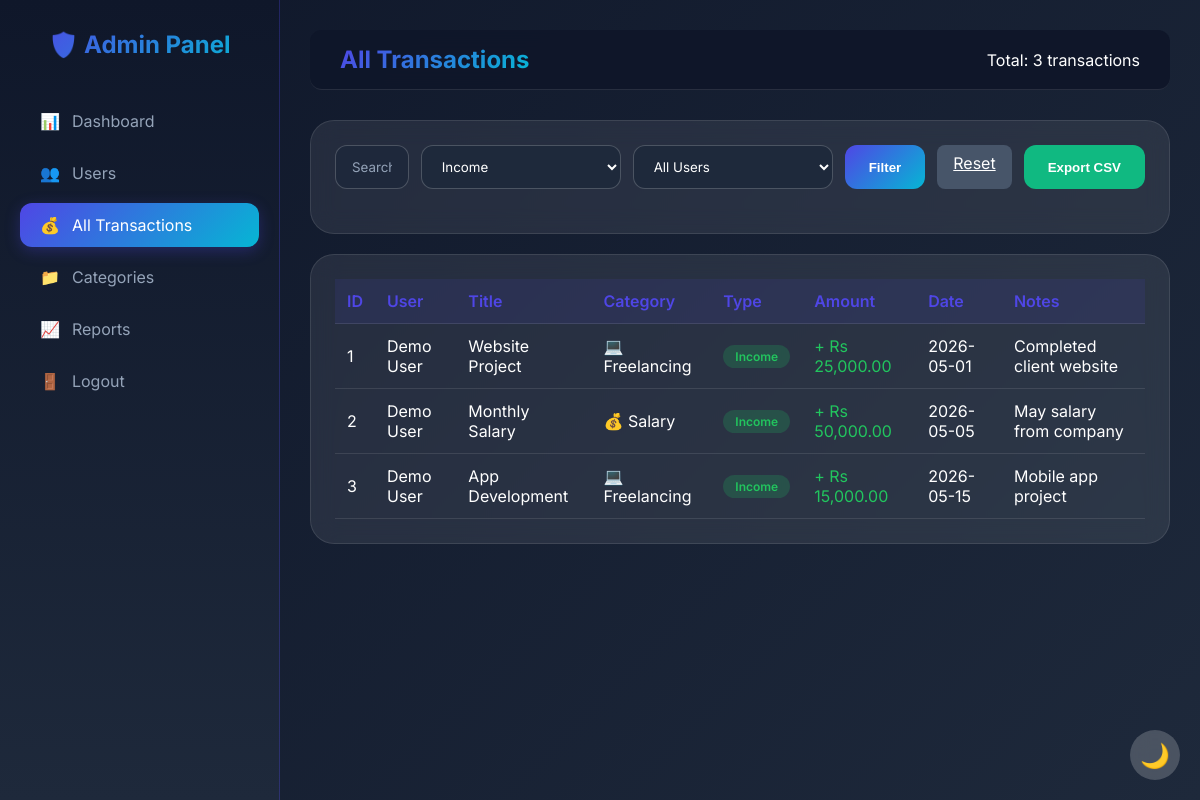
The app's page /admin/transactions.php?type=income (signed in) with its own data.
### tables this page shows
CREATE TABLE transactions (
    id INT PRIMARY KEY AUTO_INCREMENT,
    user_id INT NOT NULL,
    category_id INT NOT NULL,
    title VARCHAR(100) NOT NULL,
    amount DECIMAL(12,2) NOT NULL,
    type ENUM('income', 'expense') NOT NULL,
    notes TEXT,
    transaction_date DATE NOT NULL,
    is_recurring BOOLEAN DEFAULT FALSE,
    recurring_period VARCHAR(20),
    created_at TIMESTAMP DEFAULT CURRENT_TIMESTAMP,
    FOREIGN KEY (user_id) REFERENCES users(id) ON DELETE CASCADE,
    FOREIGN KEY (category_id) REFERENCES categories(id) ON DELETE CASCADE
);

CREATE TABLE users (
    id INT PRIMARY KEY AUTO_INCREMENT,
    fullname VARCHAR(100) NOT NULL,
    email VARCHAR(100) UNIQUE NOT NULL,
    password VARCHAR(255) NOT NULL,
    profile_image VARCHAR(255) DEFAULT 'default.png',
    currency VARCHAR(5) DEFAULT 'Rs',
    is_admin TINYINT DEFAULT 0,
    status ENUM('active', 'suspended') DEFAULT 'active',
    last_login DATETIME NULL,
    created_at TIMESTAMP DEFAULT CURRENT_TIMESTAMP
);

CREATE TABLE categories (
    id INT PRIMARY KEY AUTO_INCREMENT,
    user_id INT NULL,
    name VARCHAR(50) NOT NULL,
    icon VARCHAR(50) DEFAULT '📁',
    color VARCHAR(7) DEFAULT '#4f46e5',
    type ENUM('income', 'expense') DEFAULT 'expense',
    FOREIGN KEY (user_id) REFERENCES users(id) ON DELETE CASCADE
);

### admin/transactions.php (the view, shortened to what this page needs)
<?php
require_once __DIR__ . '/../db/config.php';
$type_filter = $_GET['type'] ?? '';
$search = $_GET['search'] ?? '';
$page = isset($_GET['page']) ? intval($_GET['page']) : 1;
$limit = 20;
$offset = ($page - 1) * $limit;
$where = "1=1";
if ($type_filter) {
    $where .= " AND t.type = '$type_filter'";
}
$total_result = mysqli_query($conn, "SELECT COUNT(*) as total FROM transactions t JOIN users u ON t.user_id = u.id WHERE $where");
$total_transactions = mysqli_fetch_assoc($total_result)['total'];
$transactions_query = "SELECT t.*, u.fullname as user_name, c.name as category_name, c.icon
    FROM transactions t
    JOIN users u ON t.user_id = u.id
    JOIN categories c ON t.category_id = c.id
    WHERE $where
    ORDER BY t.created_at DESC
    LIMIT $offset, $limit";
$transactions = mysqli_query($conn, $transactions_query);
?>
<!DOCTYPE html>
<html lang="en">
<head>
    <link rel="stylesheet" href="../css/style.css">
    <link rel="stylesheet" href="../css/admin.css">
</head>
<body>
    <div class="sidebar admin-sidebar">
        <div class="logo">🛡️ Admin Panel</div>
        <nav>
            <a href="index.php" class="nav-item"><span>📊</span> Dashboard</a>
            <a href="users.php" class="nav-item"><span>👥</span> Users</a>
            <a href="transactions.php" class="nav-item active"><span>💰</span> All Transactions</a>
            <a href="categories.php" class="nav-item"><span>📁</span> Categories</a>
            <a href="reports.php" class="nav-item"><span>📈</span> Reports</a>
            <a href="logout.php" class="nav-item"><span>🚪</span> Logout</a>
        </nav>
    </div>
    <div class="main-content">
        <div class="admin-header">
            <h1>All Transactions</h1>
            <div>Total: <?php echo $total_transactions; ?> transactions</div>
        </div>
        <div class="glass-card" style="margin: 20px 0;">
            <form method="GET" class="filter-bar">
                <input type="text" name="search" placeholder="Search by title or user..." value="<?php echo htmlspecialchars($search); ?>" style="flex: 1;">
                <select name="type">
                    <option value="income" <?php echo $type_filter == 'income' ? 'selected' : ''; ?>>Income</option>
                </select>
                <select name="user">
                    <option value="">All Users</option>
                </select>
                <button type="submit" class="btn-primary">Filter</button>
                <a href="transactions.php" class="btn-secondary">Reset</a>
                <button type="button" class="btn-primary" onclick="exportAdminReport('transactions')" style="background: #10b981;">Export CSV</button>
            </form>
        </div>
        <div class="glass-card">
            <div class="table-container">
                <table class="admin-table">
                    <thead>
                        <tr>
                            <th>ID</th>
                            <th>User</th>
                            <th>Title</th>
                            <th>Category</th>
                            <th>Type</th>
                            <th>Amount</th>
                            <th>Date</th>
                            <th>Notes</th>
                        </tr>
                    </thead>
                    <tbody>
                        <?php while ($trans = mysqli_fetch_assoc($transactions)): ?>
                        <tr>
                            <td><?php echo $trans['id']; ?></td>
                            <td><?php echo htmlspecialchars($trans['user_name']); ?></td>
                            <td><?php echo htmlspecialchars($trans['title']); ?></td>
                            <td><?php echo $trans['icon'] . ' ' . htmlspecialchars($trans['category_name']); ?></td>
                            <td>
                                <span class="badge <?php echo $trans['type'] == 'income' ? 'badge-success' : 'badge-danger'; ?>">
                                    <?php echo ucfirst($trans['type']); ?>
                                </span>
                            </td>
                            <td class="<?php echo $trans['type'] == 'income' ? 'text-success' : 'text-danger'; ?>">
                                <?php echo $trans['type'] == 'income' ? '+' : '-'; ?> Rs <?php echo number_format($trans['amount'], 2); ?>
                            </td>
                            <td><?php echo $trans['transaction_date']; ?></td>
                            <td><?php echo htmlspecialchars(substr($trans['notes'] ?? '', 0, 50)); ?></td>
                        </tr>
                        <?php endwhile; ?>
                    </tbody>
                </table>
            </div>
        </div>
    </div>
    <div class="dark-mode-toggle" id="darkModeToggle">🌙</div>
</body>
</html>

### css/style.css (style rules this page uses)
* { margin: 0; padding: 0; box-sizing: border-box; }
body { font-family: 'Inter', sans-serif; background: linear-gradient(135deg, #0f172a 0%, #1e293b 100%); color: #fff; min-height: 100vh; }
.glass-card { background: rgba(255, 255, 255, 0.08); backdrop-filter: blur(12px); border-radius: 24px; border: 1px solid rgba(255, 255, 255, 0.1); padding: 24px; transition: all 0.3s ease; }
.sidebar { position: fixed; left: 0; top: 0; width: 280px; height: 100%; background: rgba(15, 23, 42, 0.95); backdrop-filter: blur(10px); border-right: 1px solid rgba(255, 255, 255, 0.1); padding: 30px 20px; transition: all 0.3s ease; z-index: 1000; }
.logo { font-size: 24px; font-weight: 700; background: linear-gradient(135deg, #4f46e5, #06b6d4); -webkit-background-clip: text; -webkit-text-fill-color: transparent; margin-bottom: 40px; text-align: center; }
.nav-item { display: flex; align-items: center; padding: 12px 20px; margin: 8px 0; border-radius: 12px; color: #94a3b8; text-decoration: none; transition: all 0.3s ease; gap: 12px; }
.nav-item.active { background: linear-gradient(135deg, #4f46e5, #06b6d4); color: #fff; box-shadow: 0 4px 15px rgba(79, 70, 229, 0.3); }
.main-content { margin-left: 280px; padding: 30px; }
.btn-primary { background: linear-gradient(135deg, #4f46e5, #06b6d4); border: none; padding: 12px 24px; border-radius: 12px; color: white; font-weight: 600; cursor: pointer; transition: all 0.3s ease; }
.btn-secondary { background: #475569; border: none; padding: 8px 16px; border-radius: 8px; color: white; cursor: pointer; }
input, select, textarea { background: rgba(255, 255, 255, 0.1); border: 1px solid rgba(255, 255, 255, 0.2); padding: 12px 16px; border-radius: 12px; color: white; width: 100%; transition: all 0.3s ease; font-family: inherit; }
.table-container { overflow-x: auto; }
table { width: 100%; border-collapse: collapse; }
th, td { padding: 12px; text-align: left; border-bottom: 1px solid rgba(255, 255, 255, 0.1); }
th { color: #4f46e5; font-weight: 600; }
.badge { padding: 4px 12px; border-radius: 20px; font-size: 12px; font-weight: 600; display: inline-block; }
.badge-success { background: rgba(34, 197, 94, 0.2); color: #22c55e; }
.dark-mode-toggle { position: fixed; bottom: 20px; right: 20px; background: rgba(255, 255, 255, 0.2); backdrop-filter: blur(10px); width: 50px; height: 50px; border-radius: 50%; display: flex; align-items: center; justify-content: center; cursor: pointer; z-index: 1000; transition: all 0.3s ease; font-size: 24px; }
.text-success { color: #22c55e; }
select, input, textarea { background: rgba(30, 41, 59, 0.9); border: 1px solid rgba(255, 255, 255, 0.2); padding: 12px 16px; border-radius: 12px; color: #ffffff !important; width: 100%; transition: all 0.3s ease; font-family: inherit; }
select option { background: #1e293b; color: #ffffff; padding: 10px; }
input, select, textarea, .form-control { color: #ffffff !important; }
::placeholder { color: #94a3b8 !important; }
select, select *, .form-select, .filter-select, #filterType, #filterCategory, #filterMonth, .budget-select { color: #ffffff !important; background-color: #1e293b !important; }
select option, .form-select option { color: #ffffff !important; background-color: #0f172a !important; }

### css/admin.css (style rules this page uses)
.admin-sidebar { background: linear-gradient(180deg, #0f172a 0%, #1e293b 100%); border-right: 1px solid rgba(79, 70, 229, 0.3); }
.admin-header { background: rgba(15, 23, 42, 0.95); backdrop-filter: blur(10px); padding: 15px 30px; display: flex; justify-content: space-between; align-items: center; border-bottom: 1px solid rgba(255, 255, 255, 0.1); margin-bottom: 30px; border-radius: 12px; }
.admin-header h1 { font-size: 24px; background: linear-gradient(135deg, #4f46e5, #06b6d4); -webkit-background-clip: text; -webkit-text-fill-color: transparent; }
.admin-table { width: 100%; border-collapse: collapse; }
.admin-table th, .admin-table td { padding: 12px; text-align: left; border-bottom: 1px solid rgba(255, 255, 255, 0.1); }
.admin-table th { color: #4f46e5; font-weight: 600; background: rgba(79, 70, 229, 0.1); }
.filter-bar { display: flex; gap: 12px; flex-wrap: wrap; margin-bottom: 20px; }
.filter-bar select, .filter-bar input { max-width: 200px; }

### records on screen
transactions: id "1", user.fullname "Demo User", title "Website Project", category.icon "💻", category.name "Freelancing", type "Income", amount "25,000.00", transaction_date "2026-05-01", notes "Completed client website"
transactions: id "2", user.fullname "Demo User", title "Monthly Salary", category.icon "💰", category.name "Salary", type "Income", amount "50,000.00", transaction_date "2026-05-05", notes "May salary from company"
transactions: id "3", user.fullname "Demo User", title "App Development", category.icon "💻", category.name "Freelancing", type "Income", amount "15,000.00", transaction_date "2026-05-15", notes "Mobile app project"

### other values on screen
$total_transactions "3"
